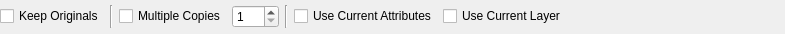
<?xml version="1.0" encoding="UTF-8"?>
<ui version="4.0">
 <class>LC_MoveOptionsWidget</class>
 <widget class="QWidget" name="LC_MoveOptionsWidget">
  <property name="geometry">
   <rect>
    <x>0</x>
    <y>0</y>
    <width>785</width>
    <height>34</height>
   </rect>
  </property>
  <property name="windowTitle">
   <string>Form</string>
  </property>
  <layout class="QGridLayout" name="gridLayout">
   <property name="leftMargin">
    <number>0</number>
   </property>
   <property name="topMargin">
    <number>1</number>
   </property>
   <property name="rightMargin">
    <number>0</number>
   </property>
   <property name="bottomMargin">
    <number>1</number>
   </property>
   <item row="0" column="7">
    <spacer name="horizontalSpacer">
     <property name="orientation">
      <enum>Qt::Orientation::Horizontal</enum>
     </property>
     <property name="sizeHint" stdset="0">
      <size>
       <width>0</width>
       <height>20</height>
      </size>
     </property>
    </spacer>
   </item>
   <item row="0" column="6">
    <widget class="QCheckBox" name="cbCurrentLayer">
     <property name="toolTip">
      <string>If checked, created entities will be placed to current layer. Otherwise, they will be placed into original layers. </string>
     </property>
     <property name="text">
      <string>Use Current Layer</string>
     </property>
    </widget>
   </item>
   <item row="0" column="3">
    <widget class="QSpinBox" name="sbNumberOfCopies">
     <property name="toolTip">
      <string>Number of copies</string>
     </property>
     <property name="minimum">
      <number>1</number>
     </property>
     <property name="maximum">
      <number>100</number>
     </property>
    </widget>
   </item>
   <item row="0" column="5">
    <widget class="QCheckBox" name="cbCurrentAttr">
     <property name="toolTip">
      <string>If checked, current attributes will be applied to created entities, owtherwise original ones will be used. </string>
     </property>
     <property name="text">
      <string>Use Current Attributes</string>
     </property>
    </widget>
   </item>
   <item row="0" column="0">
    <widget class="QCheckBox" name="cbKeepOriginals">
     <property name="toolTip">
      <string>If checked, original entities will survive, otherwise they will be removed.</string>
     </property>
     <property name="text">
      <string>Keep Originals</string>
     </property>
    </widget>
   </item>
   <item row="0" column="4">
    <widget class="Line" name="line">
     <property name="orientation">
      <enum>Qt::Orientation::Vertical</enum>
     </property>
    </widget>
   </item>
   <item row="0" column="2">
    <widget class="QCheckBox" name="cbMultipleCopies">
     <property name="toolTip">
      <string>If checked, multiple copies will be created. </string>
     </property>
     <property name="text">
      <string>Multiple Copies</string>
     </property>
    </widget>
   </item>
   <item row="0" column="1">
    <widget class="Line" name="line_2">
     <property name="orientation">
      <enum>Qt::Orientation::Vertical</enum>
     </property>
    </widget>
   </item>
  </layout>
 </widget>
 <resources/>
 <connections/>
</ui>
